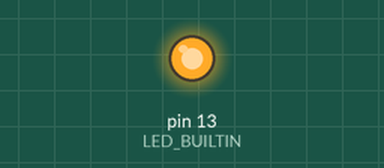
Simulated run of this sketch. Board: Arduino Uno, built with avr-gcc and run on an emulated ATmega328P. On the bench: output pins drawn as LEDs (lit = HIGH).

Above: at 0.2 s.
At 24.0 s:
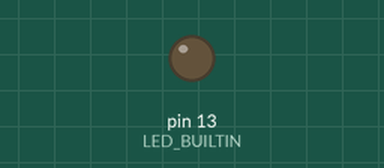
Timing chart, 0 to 32.5 s (numbered marks = the images above):
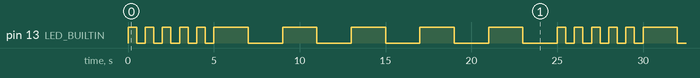

The sketch:

sketch_alternating_blink.ino
```cpp
void setup() {
  pinMode(LED_BUILTIN, OUTPUT);
}

void buildInLedOn(int duraion){
  digitalWrite(LED_BUILTIN, HIGH);
  delay(duraion);
}

void buildInLedOff(int duraion){
  digitalWrite(LED_BUILTIN, LOW);
  delay(duraion);
}

void blinkWithPeriod(int period){
  int duration = period/2;
  buildInLedOn(duration);
  buildInLedOff(duration);
}

void blinkTimesWithPeriod(int times, int period){
  int i = 0;
  while(i<times){
    blinkWithPeriod(period);
    i++;
  }
}

void loop() {
  blinkTimesWithPeriod(5, 1000);
  blinkTimesWithPeriod(5, 4000);
}
```

Measured:
- by itself, pin 13 (LED_BUILTIN): repeats every 25.0 s: 4 × (LOW 0.50 s, HIGH 0.50 s), LOW 0.50 s, 5 × (HIGH 2.0 s, LOW 2.0 s), HIGH 0.50 s
- by itself, everything shown: repeats every 25.0 s, in 20 steps
